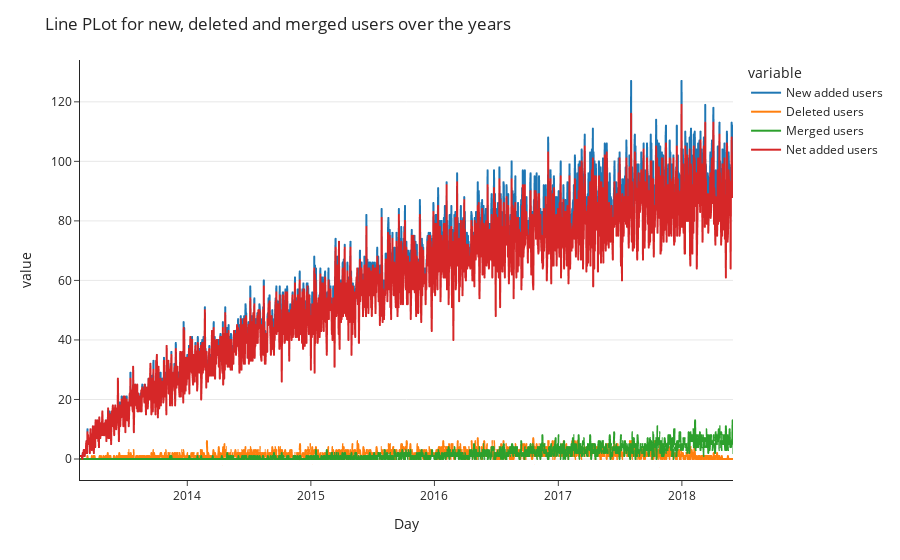

The code cell stored with this chart in its notebook:
### Code cell
title='Line PLot for new, deleted and merged users over the years'
line_plot(x='Day',y=['New Added Users','Deleted Users','Merged Users','Net Added Users'],df=temp,title=title)

### Figure 1 — Plotly figure (JSON) as saved in the notebook; plotly's stock layout.template omitted (floating-point values rounded to 4 significant figures; data arrays with more than 128 entries replaced by an {"elided": "..."} marker saying what was removed)
{"data": [{"hovertemplate": "variable=New Added Users<br>Day=%{x}<br>value=%{y}<extra></extra>", "legendgroup": "New Added Users", "line": {"color": "#1F77B4", "dash": "solid"}, "marker": {"symbol": "circle"}, "mode": "lines", "name": "New added users", "showlegend": true, "type": "scattergl", "x": {"elided": "1927 str values"}, "xaxis": "x", "y": {"elided": "1927 int values"}, "yaxis": "y"}, {"hovertemplate": "variable=Deleted Users<br>Day=%{x}<br>value=%{y}<extra></extra>", "legendgroup": "Deleted Users", "line": {"color": "#FF7F0E", "dash": "solid"}, "marker": {"symbol": "circle"}, "mode": "lines", "name": "Deleted users", "showlegend": true, "type": "scattergl", "x": {"elided": "1927 str values"}, "xaxis": "x", "y": {"elided": "1927 int values"}, "yaxis": "y"}, {"hovertemplate": "variable=Merged Users<br>Day=%{x}<br>value=%{y}<extra></extra>", "legendgroup": "Merged Users", "line": {"color": "#2CA02C", "dash": "solid"}, "marker": {"symbol": "circle"}, "mode": "lines", "name": "Merged users", "showlegend": true, "type": "scattergl", "x": {"elided": "1927 str values"}, "xaxis": "x", "y": {"elided": "1927 int values"}, "yaxis": "y"}, {"hovertemplate": "variable=Net Added Users<br>Day=%{x}<br>value=%{y}<extra></extra>", "legendgroup": "Net Added Users", "line": {"color": "#D62728", "dash": "solid"}, "marker": {"symbol": "circle"}, "mode": "lines", "name": "Net added users", "showlegend": true, "type": "scattergl", "x": {"elided": "1927 str values"}, "xaxis": "x", "y": {"elided": "1927 int values"}, "yaxis": "y"}], "layout": {"autosize": true, "legend": {"title": {"text": "variable"}, "tracegroupgap": 0}, "margin": {"t": 60}, "title": {"text": "Line PLot for new, deleted and merged users over the years"}, "xaxis": {"anchor": "y", "autorange": true, "domain": [0, 1], "range": ["2013-02-18", "2018-06-01"], "title": {"text": "Day"}, "type": "date"}, "yaxis": {"anchor": "x", "autorange": true, "domain": [0, 1], "range": [-7.056, 134.1], "showgrid": true, "tickprefix": "", "title": {"text": "value"}, "type": "linear"}}}
